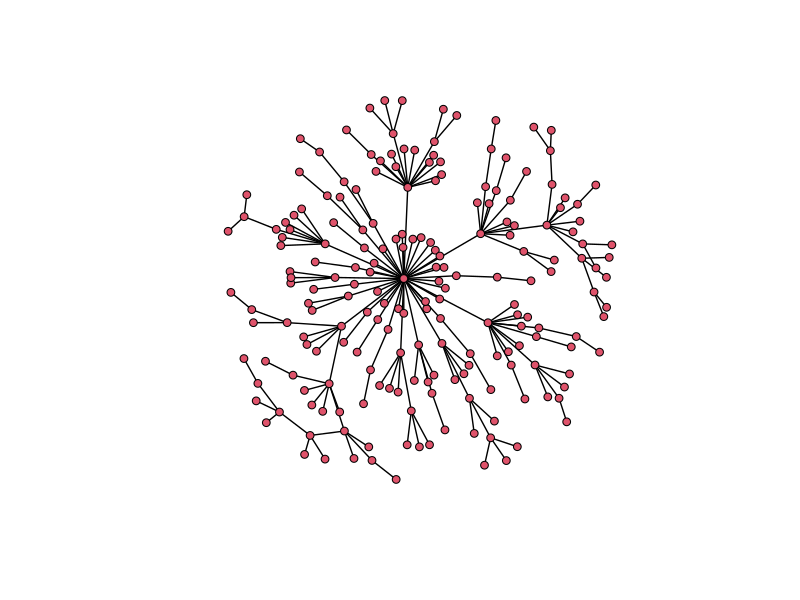
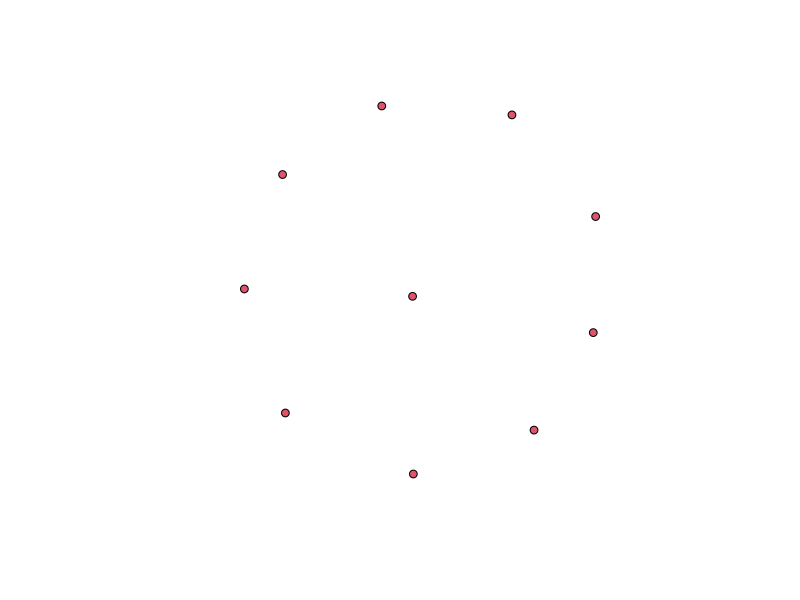
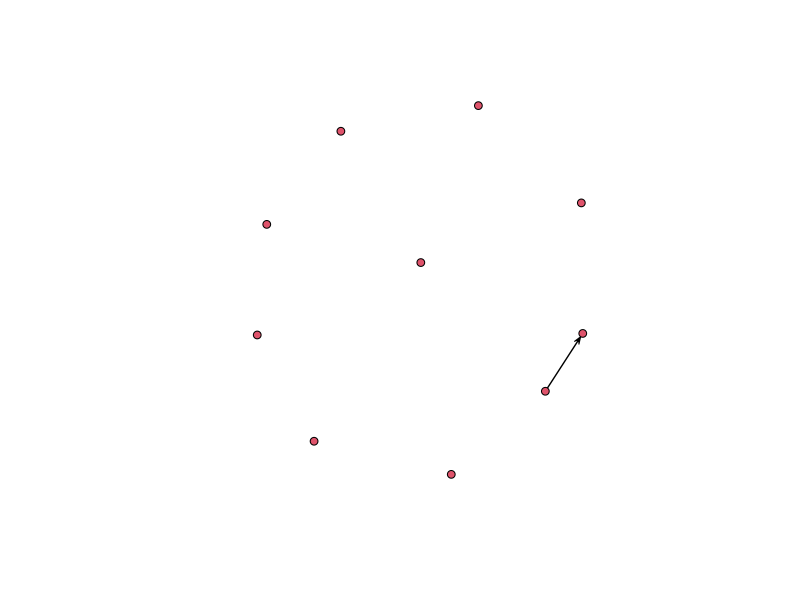

Source code (R) for these figures, in order:
## network example
## http://cran.r-project.org/web/packages/network/network.pdf
## From http://www.r-bloggers.com/how-to-plot-a-network-package-network-tip-2/

install.packages('network')
library(network)

## generate example data
generateBA = function(n = 100, n0 = 2){
  mat = matrix(0, nrow= n, ncol = n)
  for(i in 1:n0){
    for(j in 1:n0){
      if(i != j){
        mat[i,j] = 1
        mat[j,i] = 1
      }
    }
  }
  for(i in n0:n){
    list = c()
    for(k in 1:(i-1)){
      list = c(list, sum(mat[,k]))
    }
    link = sample(c(1:(i-1)), size = 1, prob = list)
    mat[link,i] = 1
    mat[i,link] = 1
  }
  return(mat)
}

artificialNet= generateBA(200)
a = network(artificialNet, directed = FALSE)
plot.network(a)

## network summary statistics
network.density(a)
network.size(a)
network.edgecount(a)

## create blank template
net = network.initialize(10)
plot(net)

## connect node 1 and 2
net[1,2] = 1
plot(net)
